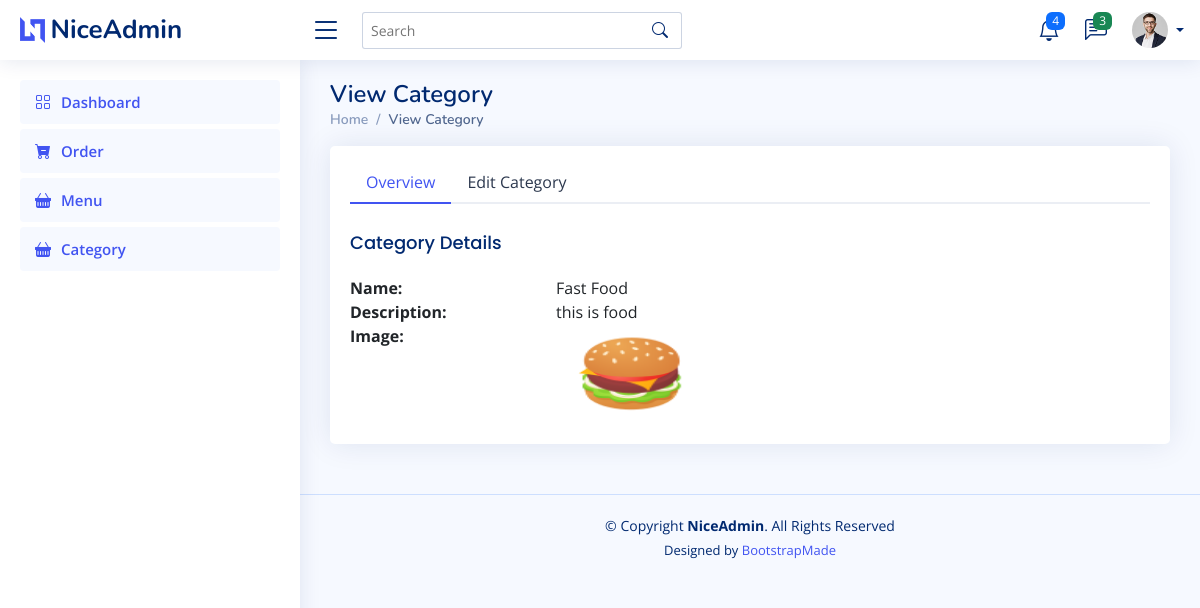
Before: /category/view-category/2 with the older database file.
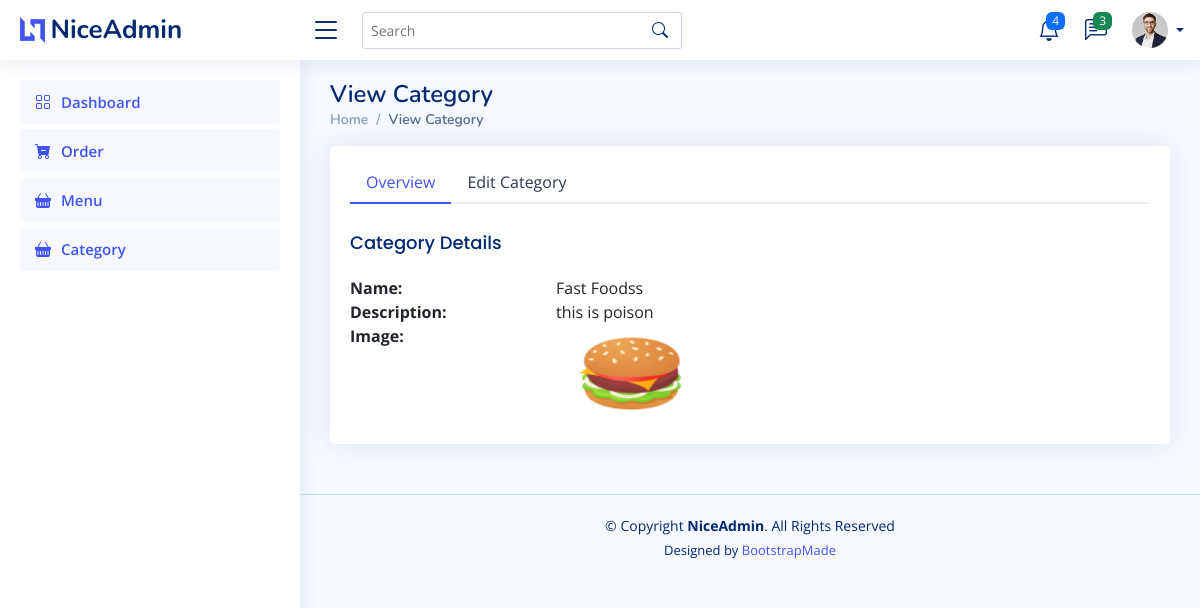
After: the same page with the newer database file.
### pages/models.py (models this page shows, shortened)
class Category(models.Model):
    name = models.CharField(max_length=200)
    description = models.TextField()
    image = models.ImageField(upload_to='category_images')
    created_at = models.DateTimeField(default=datetime.now())

### pages/views.py (the view)
# urls.py: path('category/view-category/<str:pk>', views.viewCategory, name='viewCategory'),
def viewCategory(request, pk):
    category = Category.objects.get(id=pk)
    return render(request, 'viewCategory.html', {'category':category})

### templates/viewCategory.html (shortened to what this page needs)
{% load static %}
{% include 'header.html' %}
<main id="main" class="main">
    <div class="pagetitle">
      <h1>View Category</h1>
      <nav>
        <ol class="breadcrumb">
          <li class="breadcrumb-item"><a href="/">Home</a></li>
          <li class="breadcrumb-item active">View Category</li>
        </ol>
      </nav>
    </div>
    <section class="section dashboard">
      <div class="row">
        <div class="col-12">
            <div class="card">
                <div class="card-body pt-3">
                  <ul class="nav nav-tabs nav-tabs-bordered">
                    <li class="nav-item">
                      <button class="nav-link active" data-bs-toggle="tab" data-bs-target="#overview-category">Overview</button>
                    </li>
                    <li class="nav-item">
                      <button class="nav-link" data-bs-toggle="tab" data-bs-target="#category-edit">Edit Category</button>
                    </li>
                  </ul>
                  <div class="tab-content pt-2">
                    <div class="tab-pane fade show active profile-overview" id="overview-category">
                      <h5 class="card-title">Category Details</h5>
                      <div class="row">
                        <div class="col-lg-3 col-md-4 label "><b>Name:</b></div>
                        <div class="col-lg-9 col-md-8">{{category.name}}</div>
                      </div>
                      <div class="row">
                        <div class="col-lg-3 col-md-4 label"><b>Description:</b></div>
                        <div class="col-lg-9 col-md-8">{{category.description}}</div>
                      </div>
                      <div class="row">
                        <div class="col-lg-3 col-md-4 label"><b>Image:</b></div>
                        <div class="col-lg-9 col-md-8"><img style="height: 100px; width: 150px;" class="img-fluid img-responsive" src="{{category.image.url}}"></div>
                      </div>
                    </div>
                  </div>
                </div>
              </div>
        </div>
      </div>
    </section>
</main>
{% include 'footer.html' %}

Changed rows visible on the page:
changed Category: name "Fast Food" → "Fast Foodss"; description "this is food" → "this is poison"
